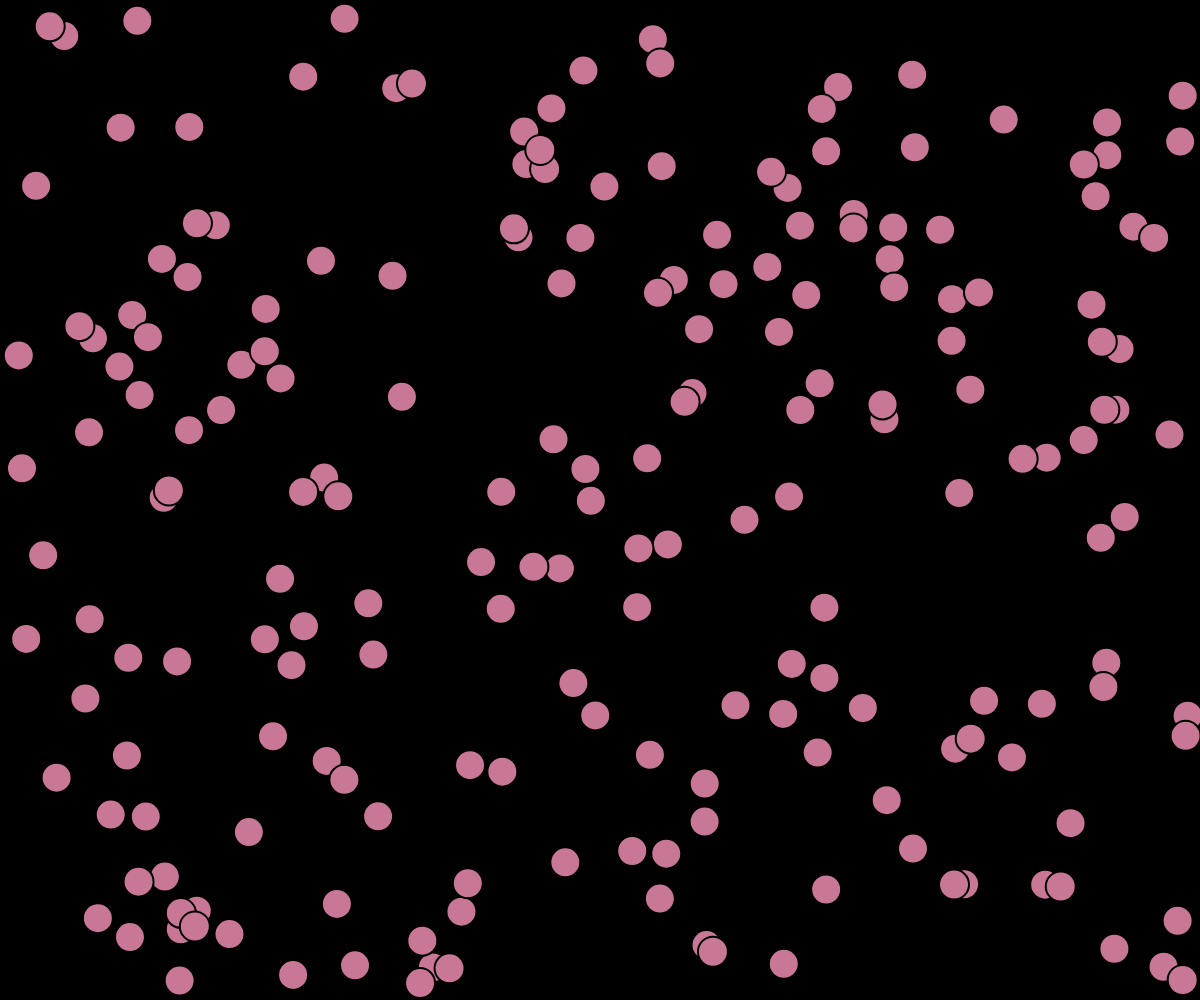
Frame 1 (no input)
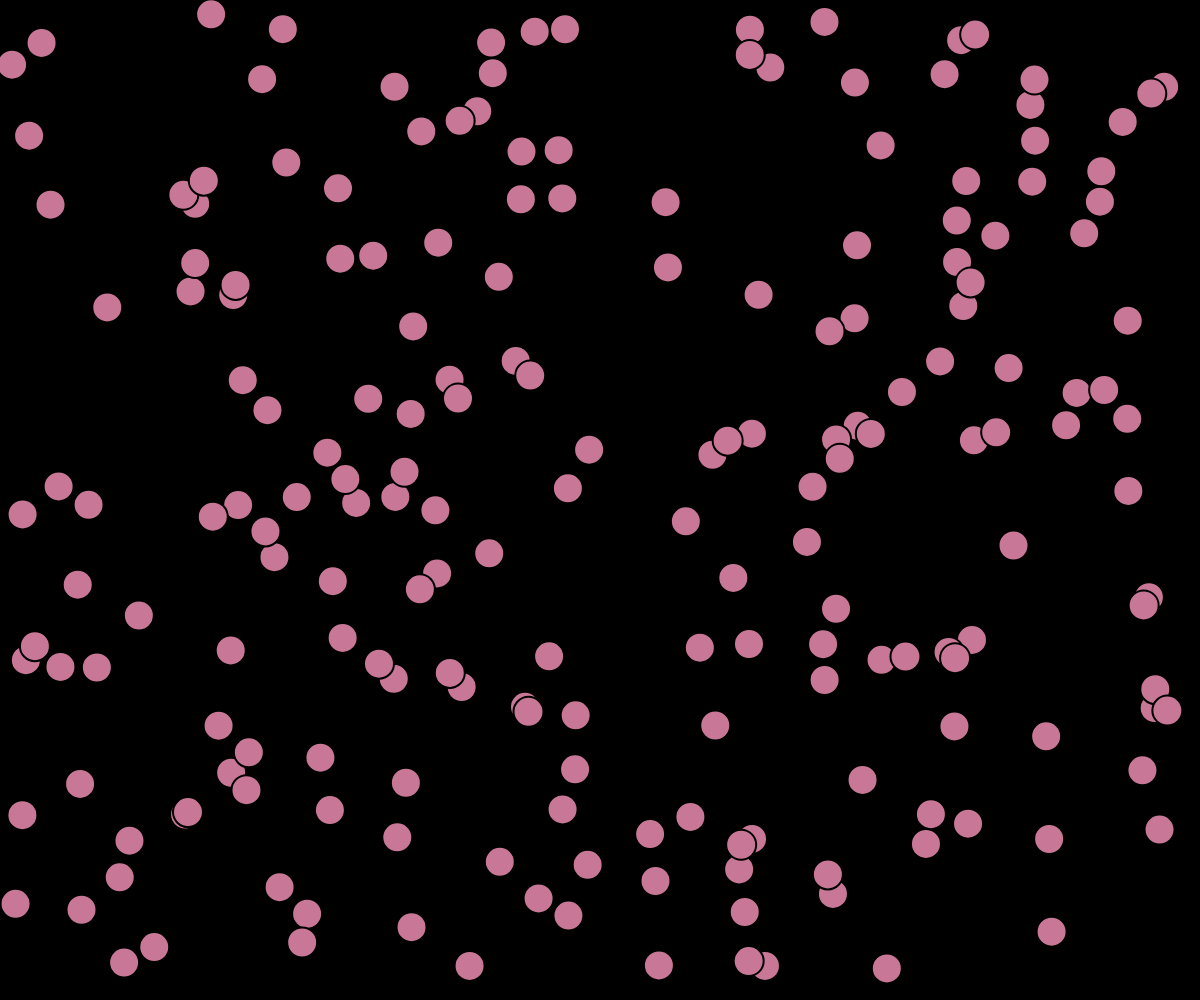
Frame 60 (no input)
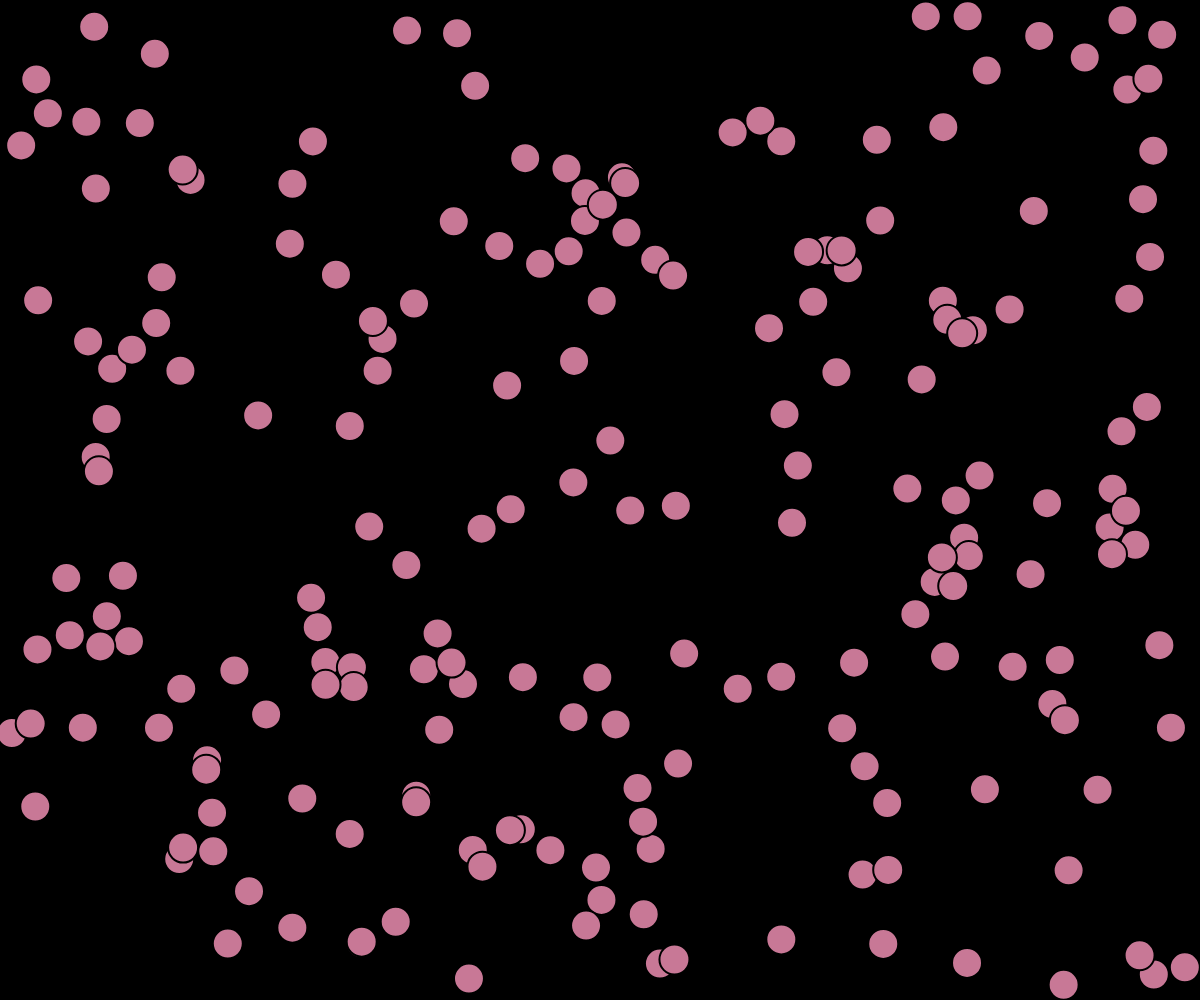
Frame 120 (the mouse pressed at the canvas centre since frame 60)

The p5.js sketch that drew these frames (run headless with seeded random() and noise() and a simulated clock; from frame 60 on, the mouse is pressed at the canvas centre):

// p5.js sketch
// ── sketch.js
let balls = [];

function setup() {
  createCanvas(windowWidth, windowHeight);
  for (let i = 0; i < 200; i++) {
    let x = random(15, width - 15);
    let y = random(15, height - 15);
    let xs = random(-6, 6);
    let ys = random(-6, 6);
    balls[i] = new Ball(x, y, xs, ys);
  }
}
function draw() {
  background(0);
  for (let i = 0; i < balls.length; i++) {
    balls[i].move();
    balls[i].display();
    balls[i].bounce();
  }
}

class Ball {
  constructor(x, y, xs, xy) {
    this.x = x;
    this.y = y;
    this.xspeed = xs;
    this.yspeed = xy;
  }
  move() {
    this.x += this.xspeed;
    this.y += this.yspeed;
  }
  display() {
    strokeWeight(2);
    stroke(0);
    fill(200, 120, 150);
    circle(this.x, this.y, 30);
  }
  bounce() {
    if (this.x > width - 15 || this.x < 15) {
      this.xspeed *= -1;
    }

    if (this.y > height - 15 || this.y < 15) {
      this.yspeed *= -1;
    }
  }
}
